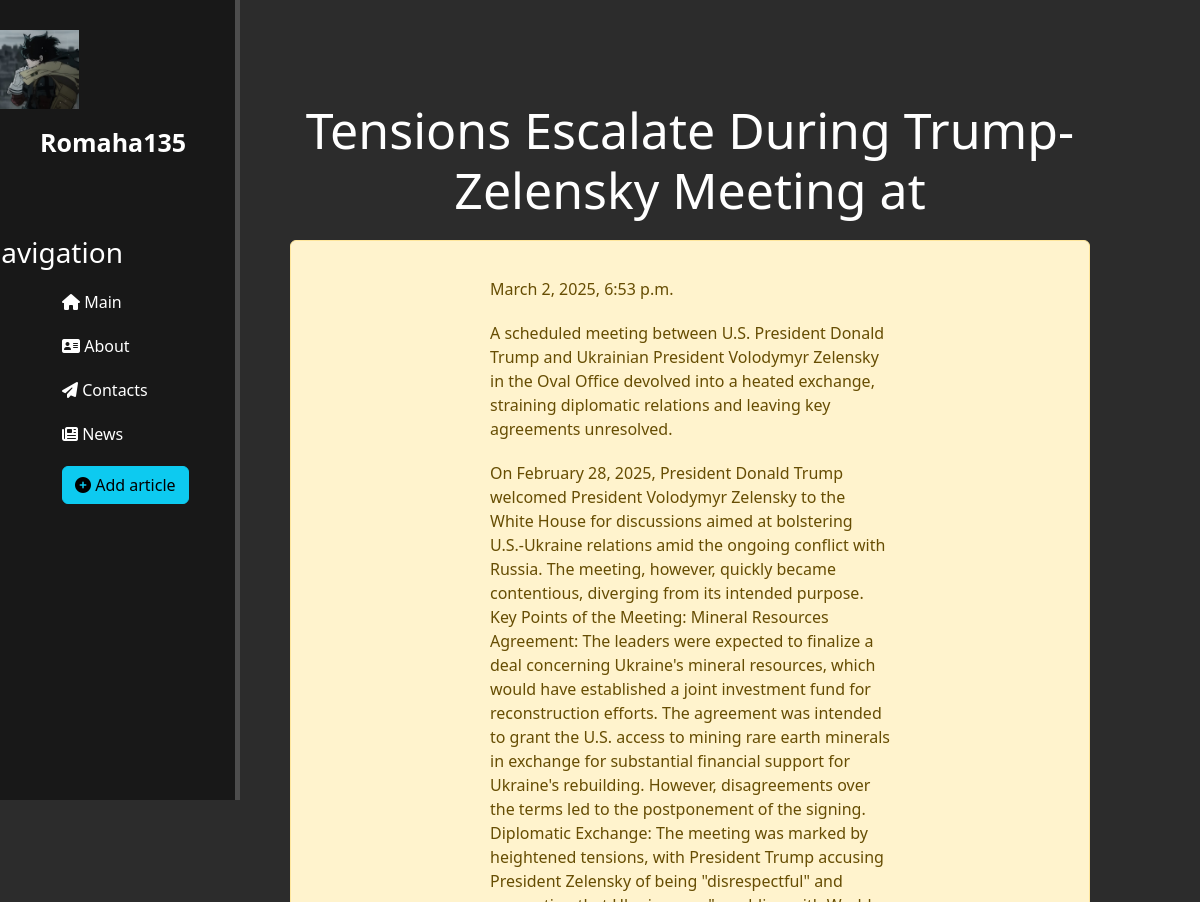
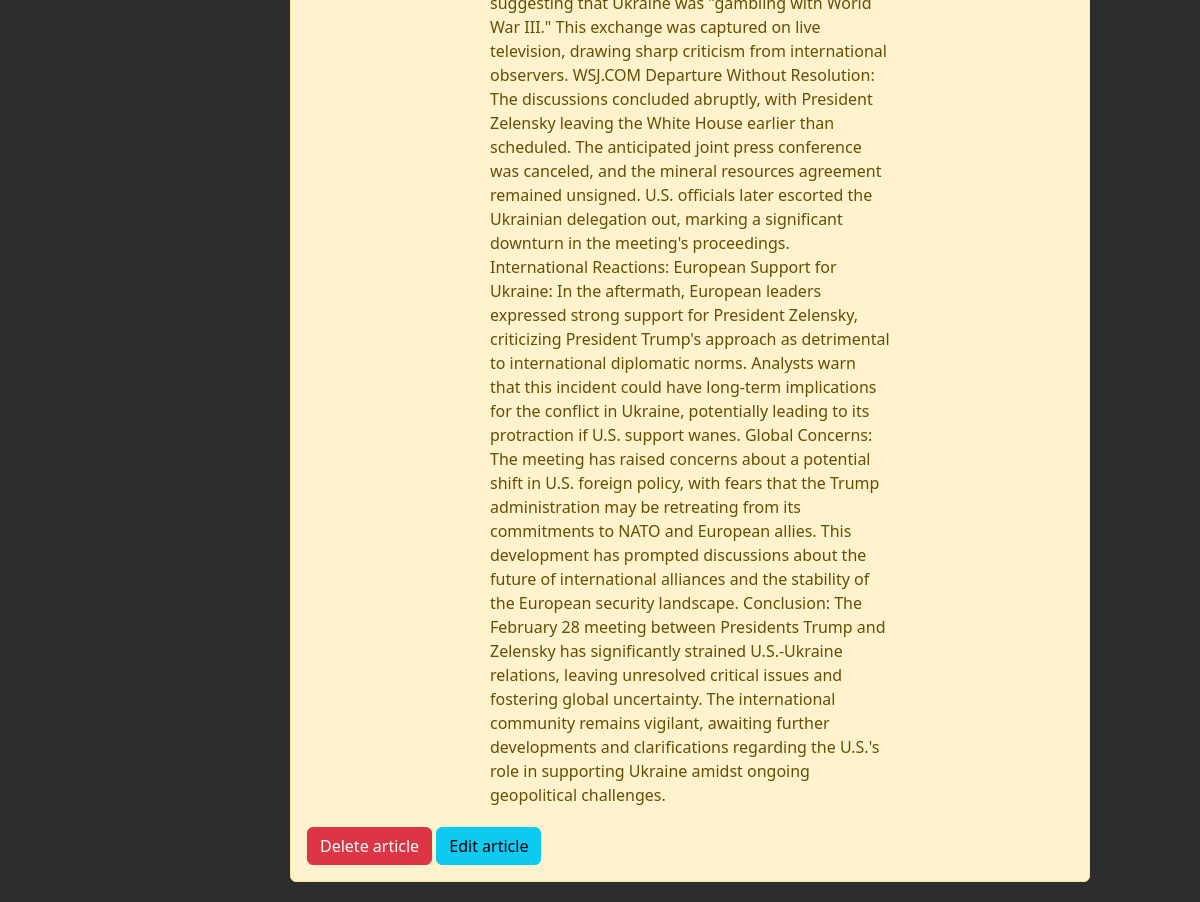
Screenshot of /news/7 with the database file from the repository (2 pictures, top to bottom).
### news/models.py (models this page shows, shortened)
class Articles(models.Model):
    title = models.CharField('Title', max_length=50, default='Untitled')
    intro = models.CharField('Introduction', max_length=250, default='No introduction')
    full_text = models.TextField('Article', default='No content')  # Add a default value
    date = models.DateTimeField('Date')
    class Meta:
        verbose_name = 'Article'
        verbose_name_plural = 'Articles'

### news/views.py (the view)
# urls.py: path('<int:pk>', views.NewsDetailView.as_view(), name='news-detail'),
class NewsDetailView(DetailView):
    model = Articles
    template_name = 'news/details_view.html'
    context_object_name = 'article'

### news/templates/news/details_view.html (shortened to what this page needs)
{% extends 'main/layout.html' %}
{% block content %}
    <div class="features">
        <h1>{{ article.title }}</h1>
        <div class="alert alert-warning">
            <p>{{ article.date }}</p>
            <p>{{ article.intro }}</p>
            <p class="full">{{ article.full_text }}</p>
            <a href="{% url 'news-delete' article.id %}" class="btn btn-danger">Delete article</a>
            <a href="{% url 'news-update' article.id %}" class="btn btn-info">Edit article</a>
        </div>
    </div>
{% endblock %}

### main/static/main/css/main.css (style rules this page uses)
body { background: #2c2c2c; }
main .features { float: left; color: #fff; margin-top: 100px; text-align: center; width: 75%; }
main .features h1 { font-size: 50px; }
main .features p { max-width: 400px; margin: 20px auto; }
.alert-warning { clear: both; width: 800px; margin: 20px auto; text-align: left; ; }

### rows the page displays
Articles: title "Tensions Escalate During Trump-Zelensky Meeting at", date "March 2, 2025, 6:53 p.m.", intro "A scheduled meeting between U.S. President Donald Trump and Ukrainian President Volodymyr Zelensky in the Oval Office devolved into a heated exchange, straining diplomatic relations and leaving key agreements unresolved.", full_text "On February 28, 2025, President Donald Trump welcomed President Volodymyr Zelensky to the White House for discussions aimed at bolstering U.S.-Ukraine relations amid the ongoing conflict with Russia. The meeting, however, quickly became contentious, diverging from its intended purpose. Key Points of the Meeting: Mineral Resources Agreement: The leaders were expected to finalize a deal concerning Ukraine's mineral resources, which would have established a joint investment fund for reconstruction efforts. The agreement was intended to grant the U.S. access to mining rare earth minerals in exchange for substantial financial support for Ukraine's rebuilding. However, disagreements over the…"
